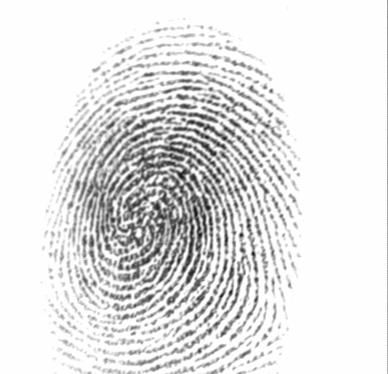
#> input picture DB1_B/108_3.tif, 388 x 374 px, found by its file name
$ python -i testfin.py   (imports and definitions only)   (Python 2 division)   (older library calls are emulated)
#> lines starting #> are read from the running program, lines starting #| are printed output that depends on the picture; after the words box and inside, x2 and y2 are one past the last pixel; in counts of white or black regions, pixels touching at a corner belong together
#############################################################################
# Author - Bibek Behera                                                     #
# Date - Feb, 2014                                                          #
# Place - IIT Bombay                                                        #
# This code is a python version of Peter Kovesi Matlab's code               #
# for finger print image enhancement                                        #
#############################################################################

from __future__ import division
import numpy as np
import matplotlib.pyplot as plt
import matplotlib.image as mpimg
import scipy,time, threading
import scipy.ndimage as ssig
import pylab as pl
import numpy as np
from scipy.io import loadmat,savemat
import os
from PIL import Image
import pdb

def rgb2gray(rgb):
    return np.dot(rgb[...,:3], [0.299, 0.587, 0.144])

# The function takes a grayscale image and the number of
# bins to use in the histogram as input and returns an
# image with equalized histogram together with the cumulative
# distribution function used to do the mapping of pixel values.
# [11 lines left out: function histeq, not called in this run]

def segmented_process(M, blk_size=(16,16), overlap=(0,0), fun=None):
    rows = []
    for i in range(0, M.shape[0], blk_size[0]):
        cols = []
        for j in range(0, M.shape[1], blk_size[1]):
            cols.append(fun(M[i:i+blk_size[0], j:j+blk_size[1]]))
        rows.append(np.concatenate(cols, axis=1))
    return np.concatenate(rows, axis=0)


def normalise (im):
    im = (im - np.mean(im))/np.std(im)
    return im


# RIDGESEGMENT - Normalises fingerprint image and segments ridge region
#
# Function identifies ridge regions of a fingerprint image and returns a
# mask identifying this region.  It also normalises the intesity values of
# the image so that the ridge regions have zero mean, unit standard
# deviation.
#
# This function breaks the image up into blocks of size blksze x blksze and
# evaluates the standard deviation in each region.  If the standard
# deviation is above the threshold it is deemed part of the fingerprint.
# Note that the image is normalised to have zero mean, unit standard
# deviation prior to performing this process so that the threshold you
# specify is relative to a unit standard deviation.
#
# Usage:   [normim, mask, maskind] = ridgesegment(im, blksze, thresh)
#
# Arguments:   im     - Fingerprint image to be segmented.
#              blksze - Block size over which the the standard
#                       deviation is determined (try a value of 16).
#              thresh - Threshold of standard deviation to decide if a
#                       block is a ridge region (Try a value 0.1 - 0.2)
#
# Returns:     normim - Image where the ridge regions are renormalised to
#                       have zero mean, unit standard deviation.
#              mask   - Mask indicating ridge-like regions of the image,
#                       0 for non ridge regions, 1 for ridge regions.
#              maskind - Vector of indices of locations within the mask.
#
# Suggested values for a 500dpi fingerprint image:
#
#   [normim, mask, maskind] = ridgesegment(im, 16, 0.1)
def ridgesegment(im, blksze, thresh):
    R = normalise(im);  # normalise to have zero mean, unit std dev
    passthrough = lambda(x):np.std(x)**np.ones(x.shape);
    stddevim = segmented_process(R, blk_size=(blksze,blksze),
                           overlap=(0,0),
                           fun=passthrough);
    mask = stddevim > thresh;
    maskind = np.nonzero(mask);


# Renormalise image so that the *ridge regions* have zero mean, unit
# standard deviation.

    im = im - np.mean(im.ravel()[maskind[0]])
    normim = im/(np.std(im.ravel()[maskind[0]]) + np.spacing(1))

    return [normim, mask, maskind]


def matlab_style_gauss2D(shape=(3,3),sigma=0.5):
    """
    2D gaussian mask - should give the same result as MATLAB's
    fspecial('gaussian',[shape],[sigma])
    """
    m,n = [(ss-1.)/2. for ss in shape]
    y,x = np.ogrid[-m:m+1,-n:n+1]
    h = np.exp( -(x*x + y*y) / (2.*sigma*sigma) )
    h[ h < np.finfo(h.dtype).eps*h.max() ] = 0
    sumh = h.sum()
    if sumh != 0:
        h /= sumh
    return h

def filter2(x, b):
    [mx,nx] = x.shape
    stencil = np.rot90(b,2)
    [ms,ns] = stencil.shape
    y = ssig.convolve(x,stencil)
    return y


#RIDGEORIENT - Estimates the local orientation of ridges in a fingerprint
#
#Usage:  [orientim, reliability, coherence] = ridgeorientation(im, gradientsigma,...
#                                            blocksigma, ...
#                                            orientsmoothsigma)
#
#Arguments:  im                - A normalised input image.
#            gradientsigma     - Sigma of the derivative of Gaussian
#                                used to compute image gradients.
#            blocksigma        - Sigma of the Gaussian weighting used to
#                                sum the gradient moments.
#            orientsmoothsigma - Sigma of the Gaussian used to smooth
#                                the final orientation vector field.
#                                Optional: if ommitted it defaults to 0
#
#Returns:    orientim          - The orientation image in radians.
#                                Orientation values are +ve clockwise
#                                and give the direction *along* the
#                                ridges.
#            reliability       - Measure of the reliability of the
#                                orientation measure.  This is a value
#                                between 0 and 1. I think a value above
#                                about 0.5 can be considered 'reliable'.
#                                reliability = 1 - Imin./(Imax+.001);
#            coherence         - A measure of the degree to which the local
#                                area is oriented.
#                                coherence = ((Imax-Imin)./(Imax+Imin)).^2;
#
#With a fingerprint image at a 'standard' resolution of 500dpi suggested
#parameter values might be:
#
#   [orientim, reliability] = ridgeorient(im, 1, 3, 3);

def ridgeorient(im, gradientsigma, blocksigma, orientsmoothsigma=0):

    [rows,cols] = im.shape;
    # Calculate image gradients.
    sze = int(6*gradientsigma);
    if (not (sze%2)):
        sze = sze+1;
    f = matlab_style_gauss2D(shape=(sze,sze),sigma=gradientsigma);   # Generate Gaussian filter.
    [fx,fy] = np.gradient(f);                         # Gradient of Gausian.
    Gx = filter2(im, fx.transpose());  # Gradient of the image in x
    Gy = filter2(im, fy.transpose());  # ... and y
    # Estimate the local ridge orientation at each point by finding the
    # principal axis of variation in the image gradients.

    Gxx = Gx**2;      # Covariance data for the image gradients
    Gxy = Gx*Gy;
    Gyy = Gy**2;

    # Now smooth the covariance data to perform a weighted summation of the
    # data.
    sze = int(6*blocksigma);
    if (not sze%2):
        sze = sze+1;
    f = matlab_style_gauss2D(shape=(sze,sze),sigma=blocksigma);
    Gxx = filter2(Gxx, f);
    Gxy = 2*filter2(Gxy, f);
    Gyy = filter2(Gyy, f);

    # Analytic solution of principal direction
    eps = np.spacing(1);
    denom = np.sqrt(Gxy**2 + (Gxx - Gyy)**2) + eps;
    sin2theta = np.divide(Gxy,denom);            # Sine and cosine of doubled angles
    cos2theta = np.divide((Gxx-Gyy),denom);
    if orientsmoothsigma:
        sze = int(6*orientsmoothsigma)
        if (not sze%2):
            sze = sze+1
        f = matlab_style_gauss2D(shape=(sze,sze),sigma=orientsmoothsigma)
        cos2theta = filter2(cos2theta, f) # Smoothed sine and cosine of
        sin2theta = filter2(sin2theta, f) # doubled angles

    orientim = np.pi/2+(np.arctan2(sin2theta,cos2theta))/2

    # Calculate 'reliability' of orientation data.  Here we calculate the
    # area moment of inertia about the orientation axis found (this will
    # be the minimum inertia) and an axis  perpendicular (which will be
    # the maximum inertia).  The reliability measure is given by
    # 1.0-min_inertia/max_inertia.  The reasoning being that if the ratio
    # of the minimum to maximum inertia is close to one we have little
    # orientation information.

    Imin = (Gyy+Gxx)/2 - np.multiply((Gxx-Gyy),cos2theta)/2 - np.multiply(Gxy,sin2theta)/2
    Imax = Gyy+Gxx - Imin

    reliability = 1 - np.divide(Imin,(Imax+.001))
    coherence = (np.divide(Imax-Imin,Imax+Imin+np.spacing(1)))**2

    # Finally mask reliability to exclude regions where the denominator
    # in the orientation calculation above was small.  Here I have set
    # the value to 0.001, adjust this if you feel the need
    reliability = np.multiply ( reliability , denom > .001 )
    return [orientim, reliability]

# PLOTRIDGEORIENT - plot of ridge orientation data
#
# Usage:   plotridgeorient(orient, spacing, im, figno)
#
#        orientim - Ridge orientation image (obtained from RIDGEORIENT)
#        spacing  - Sub-sampling interval to be used in ploting the
#                   orientation data the (Plotting every point is
#                   typically not feasible)
#        im       - Optional fingerprint image in which to overlay the
#                   orientation plot.
#        figno    - Optional figure number for plot
#
# A spacing of about 20 is recommended for a 500dpi fingerprint image
#

# [31 lines left out: function plotridgeorient, not called in this run]


## FREQEST - Estimate fingerprint ridge frequency within image block
##
## Function to estimate the fingerprint ridge frequency within a small block
## of a fingerprint image.  This function is used by RIDGEFREQ
##
## Usage:
##  freqim =  freqest(im, orientim, windsze, minWaveLength, maxWaveLength)
##
## Arguments:
##         im       - Image block to be processed.
##         orientim - Ridge orientation image of image block.
##         windsze  - Window length used to identify peaks. This should be
##                    an odd integer, say 3 or 5.
##         minWaveLength,  maxWaveLength - Minimum and maximum ridge
##                     wavelengths, in pixels, considered acceptable.
##
## Returns:
##         freqim    - An image block the same size as im with all values
##                     set to the estimated ridge spatial frequency.  If a
##                     ridge frequency cannot be found, or cannot be found
##                     within the limits set by min and max Wavlength
##                     freqim is set to zeros.
##
## Suggested parameters for a 500dpi fingerprint image
##   freqim = freqest(im,orientim, 5, 5, 15);


def freqest(im, orientim, windsze, minWaveLength, maxWaveLength):

    debug = 0

    [rows,cols] = im.shape

##     Find mean orientation within the block. This is done by averaging the
##     sines and cosines of the doubled angles before reconstructing the
##     angle again.  This avoids wraparound problems at the origin.
    orientim = 2*orientim.flatten(1)
    cosorient = np.mean(np.cos(orientim))
    sinorient = np.mean(np.sin(orientim))
    orient = np.arctan2(sinorient,cosorient)/2

    # Rotate the image block so that the ridges are vertical
    rotim = ssig.interpolation.rotate(im,orient/np.pi*180+90,mode='nearest') # crop

    # Now crop the image so that the rotated image does not contain any
    # invalid regions.  This prevents the projection down the columns
    # from being mucked up.
    cropsze = int(rows/np.sqrt(2))
    offset = int((rows-cropsze)/2)
    rotim = rotim[offset-1:offset+cropsze, offset-1:offset+cropsze]

    # Sum down the columns to get a projection of the grey values down
    # the ridges.
    proj = rotim.sum(axis=0)

    # Find peaks in projected grey values by performing a greyscale
    # dilation and then finding where the dilation equals the original
    # values.
    s = ssig.generate_binary_structure(1,windsze)
    dilation = ssig.grey_dilation(proj,size=(1,windsze), footprint=s)
    maxpts = (dilation == proj) & (proj > np.mean(proj))
    maxind = np.nonzero(maxpts)

    # Determine the spatial frequency of the ridges by divinding the
    # distance between the 1st and last peaks by the (No of peaks-1). If no
    # peaks are detected, or the wavelength is outside the allowed bounds,
    # the frequency image is set to 0
    if (maxind[0].shape[0] < 2):
        freqim = np.zeros(im.shape)
    else:
        NoOfPeaks = maxind[0].shape[0]
        waveLength = (maxind[0][-1]-maxind[0][0])/(NoOfPeaks-1)
        if (waveLength > minWaveLength) and waveLength < maxWaveLength :
            freqim = 1/waveLength * np.ones(im.shape)
        else:
            freqim = np.zeros(im.shape)
# [9 lines of commented-out code are left out]
    if debug:
        #show(im,1)
        #show(rotim,2);
        figure(3)
        plot(proj)
        hold('on')
        meanproj = mean(proj)
        if max(maxind.shape) < 2:
            fprintf('No peaks found\\n')
        else:
            plot(maxind, dilation[(maxind -1)], 'r*')
            hold('off')
            waveLength = (maxind[-1] - maxind[0]) / (NoOfPeaks - 1)

    return freqim


## RIDGEFREQ - Calculates a ridge frequency image
##
## Function to estimate the fingerprint ridge frequency across a
## fingerprint image. This is done by considering blocks of the image and
## determining a ridgecount within each block by a call to FREQEST.
##
## Usage:
##  [freqim, medianfreq] =  ridgefreq(im, mask, orientim, blksze, windsze, ...
##                                    minWaveLength, maxWaveLength)
##
## Arguments:
##         im       - Image to be processed.
##         mask     - Mask defining ridge regions (obtained from RIDGESEGMENT)
##         orientim - Ridge orientation image (obtained from RIDGORIENT)
##         blksze   - Size of image block to use (say 32)
##         windsze  - Window length used to identify peaks. This should be
##                    an odd integer, say 3 or 5.
##         minWaveLength,  maxWaveLength - Minimum and maximum ridge
##                     wavelengths, in pixels, considered acceptable.
##
## Returns:
##         freqim     - An image  the same size as im with  values set to
##                      the estimated ridge spatial frequency within each
##                      image block.  If a  ridge frequency cannot be
##                      found within a block, or cannot be found within the
##                      limits set by min and max Wavlength freqim is set
##                      to zeros within that block.
##         medianfreq - Median frequency value evaluated over all the
##                      valid regions of the image.
##
## Suggested parameters for a 500dpi fingerprint image
##   [freqim, medianfreq] = ridgefreq(im,orientim, 32, 5, 5, 15);


def ridgefreq(im, mask, orient, blksze, windsze, minWaveLength, maxWaveLength):
    rows, cols = im.shape # nargout=2
    freq = np.zeros(im.shape)
    for r in range(1, (rows - blksze +1), blksze):
        for c in range(1, (cols - blksze +1), blksze):
            blkim = im[(r -1):r + blksze - 1, (c -1):c + blksze - 1]
            blkor = orient[(r -1):r + blksze - 1, (c -1):c + blksze - 1]
            freq[(r -1):r + blksze - 1, (c -1):c + blksze - 1] = freqest(blkim, blkor, windsze, minWaveLength, maxWaveLength)

    # Mask out frequencies calculated for non ridge regions
    freq = freq * mask
    x,y = np.nonzero(freq)
    # Find median freqency over all the valid regions of the image.
    medianfreq = np.median(freq[x,y])
    return freq, medianfreq


# RIDGEFILTER - enhances fingerprint image via oriented filters
#
# Function to enhance fingerprint image via oriented filters
#
# Usage:
#  newim =  ridgefilter(im, orientim, freqim, kx, ky, showfilter)
#
# Arguments:
#         im       - Image to be processed.
#         orientim - Ridge orientation image, obtained from RIDGEORIENT.
#         freqim   - Ridge frequency image, obtained from RIDGEFREQ.
#         kx, ky   - Scale factors specifying the filter sigma relative
#                    to the wavelength of the filter.  This is done so
#                    that the shapes of the filters are invariant to the
#                    scale.  kx controls the sigma in the x direction
#                    which is along the filter, and hence controls the
#                    bandwidth of the filter.  ky controls the sigma
#                    across the filter and hence controls the
#                    orientational selectivity of the filter. A value of
#                    0.5 for both kx and ky is a good starting point.
#         showfilter - An optional flag 0/1.  When set an image of the
#                      largest scale filter is displayed for inspection.
#
# Returns:
#         newim    - The enhanced image
#

# [96 lines left out: function ridgefilter, not called in this run]

def testfin(im):

    # Histogram equalization
    #im2,cdf = histeq(im)

    # Identify ridge-like regions and normalise image
    [normim, mask, maskind] = ridgesegment(im, blksze=16, thresh=0.1)


    # Determine ridge orientations
    [orientim, reliability] = ridgeorient(normim, 1, 5, 5)

    # Determine ridge frequency values across the image
    blksze = 36;
    [freq, medfreq] = ridgefreq(normim, mask, orientim, blksze, 5, 5, 15);


    # Actually I find the median frequency value used across the whole
    # fingerprint gives a more satisfactory result...
    freq = medfreq*mask;


    # Now apply filters to enhance the ridge pattern
    newim = ridgefilter(normim, orientim, freq, 0.5, 0.5, 1);


    # Binarise, ridge/valley threshold is 0
    binim = newim > 0;

    #return [im2, normim, reliability, orientim, freq, newim, binim, mask]
    return [newim, binim, mask, reliability, orientim]

def main():

    im = plt.imread("DB1_B\\108_3.tif")
#> im is the input picture: shape (374, 388); min 20, max 254, mean 226.3

    [im2, normim, reliability, orientim, freq, newim, binim, mask] = testfin(im)
#> after the loop in segmented_process, `for i in range(0, M.shape[0], blk_size[0]):`: rows = 24 items
#> in ridgesegment, `mask = stddevim > thresh;`:
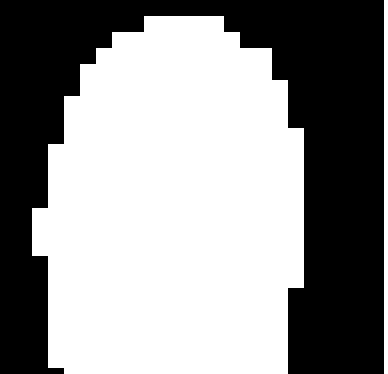
#> mask: shape (374, 388) bool; 57.4% white; 1 black region, box (x1, y1, x2, y2) and area: (0, 0, 384, 374) 61888
#> in ridgesegment, `maskind = np.nonzero(mask);`: maskind = 83224 positions, rows 0 to 373, columns 32 to 387
#> in matlab_style_gauss2D, `y,x = np.ogrid[-m:m+1,-n:n+1]`: y = [-3, -2, -1, 0, 1, 2, 3]
#> in matlab_style_gauss2D, `sumh = h.sum()`: sumh = 6.28
#> in ridgeorient, `Gyy = Gy**2;`:
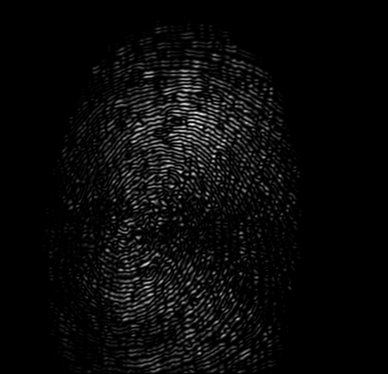
#> Gyy: shape (374, 388) float64; min 0, max 7e+34, mean 2.75e+33; drawn with min black and max white
#> in filter2 (call 5), `y = ssig.convolve(x,stencil)`:
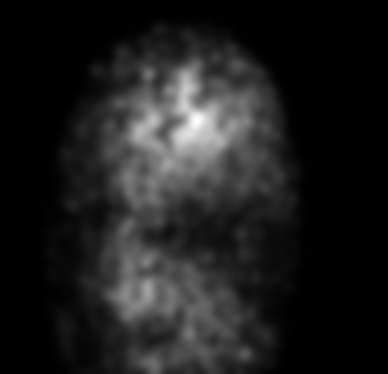
#> y: shape (374, 388) float64; min 0, max 2.3e+34, mean 2.75e+33; drawn with min black and max white
#> in ridgeorient, `eps = np.spacing(1);`: eps = 2.22e-16
#> in filter2 (call 7), `y = ssig.convolve(x,stencil)`:
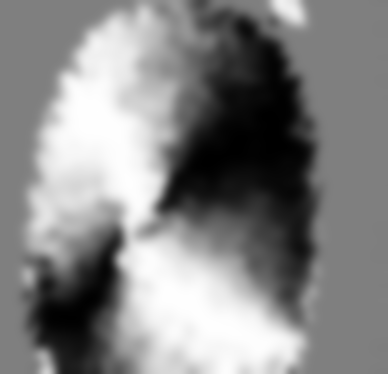
#> y: shape (374, 388) float64; min -0.997, max 0.998, mean 0.0453; drawn with min black and max white
#> in ridgeorient, `orientim = np.pi/2+(np.arctan2(sin2theta,cos2theta))/2`:
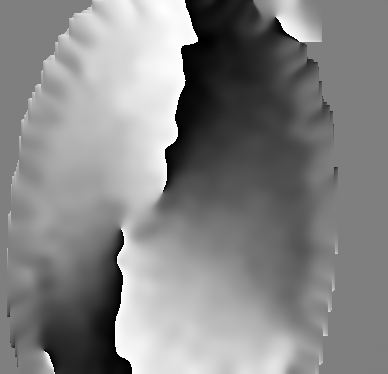
#> orientim: shape (374, 388) float64; min 1.86e-05, max 3.14, mean 1.64; drawn with min black and max white
#> in ridgeorient, `coherence = (np.divide(Imax-Imin,Imax+Imin+np.spacing(1)))**2`:
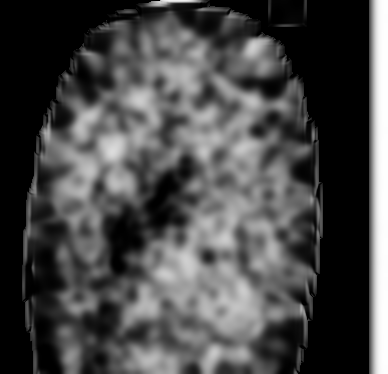
#> coherence: shape (374, 388) float64; min 0, max 0.999, mean 0.286
#> in ridgeorient, `reliability = np.multiply ( reliability , denom > .001 )`:
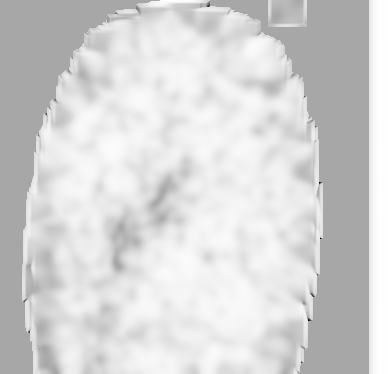
#> reliability: shape (374, 388) float64; min -1.92, max 1, mean 0.522; drawn with min black and max white

    plt.imshow(im, cmap = plt.get_cmap("gray"))
    plt.title('Original image')
    plt.draw()
    time.sleep(2)

    plt.imshow(im2, cmap = plt.get_cmap("gray"))
    plt.title('Original image after histogram equalization')
    plt.draw()
    time.sleep(2)

    plt.imshow(normim, cmap = plt.get_cmap("gray"))
    plt.title('normalized image')
    plt.draw()
    time.sleep(2)

    plotridgeorient(orientim, 20, im, 2)
    plt.clf()
    time.sleep(2)

    plt.imshow(reliability, cmap = plt.get_cmap("gray"))
    plt.title('reliability')
    plt.draw()
    time.sleep(2)

    plt.imshow(freq, cmap = plt.get_cmap("gray"))
    plt.title('frequency image')
    plt.draw()
    time.sleep(2)

    plt.imshow(newim, cmap = plt.get_cmap("gray"))
    plt.title('image after applying gabor filter')
    plt.draw()
    time.sleep(2)

    plt.imshow(binim, cmap = plt.get_cmap("gray"))
    plt.title('binarised image')
    plt.draw()
    time.sleep(2)

    # Display binary image for where the mask values are one and where
    # the orientation reliability is greater than 0.5
    #plt.figure(7)
    plt.imshow(binim*mask*(reliability>0.5), cmap = plt.get_cmap("gray"))
    plt.title('final image')
    plt.draw()


# [8 lines of commented-out code are left out]


#> (the run stopped early here; a loop or call above may not have finished)

$ run again, with DB1_B/101_1.tif copied over DB1_B/108_3.tif
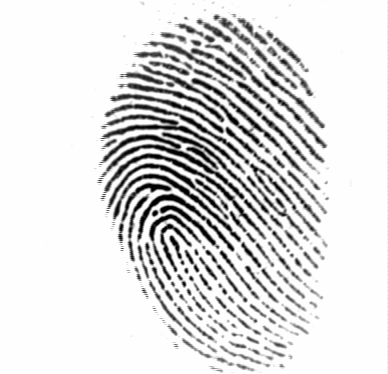
#> input picture DB1_B/101_1.tif, 388 x 374 px, found by its file name
#> in main, im is the input picture: shape (374, 388); min 1, max 254, mean 220.7
#> after the loop in segmented_process, `for i in range(0, M.shape[0], blk_size[0]):`: rows = 24 items
#> in ridgesegment, `mask = stddevim > thresh;`:
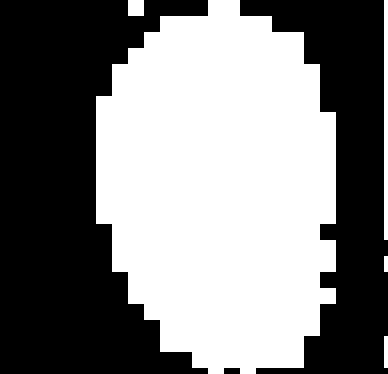
#> mask: shape (374, 388) bool; 50.1% white; 3 black regions, box (x1, y1, x2, y2) and area: (0, 0, 208, 374) 47072, (240, 0, 388, 374) 25176, (224, 368, 240, 374) 96
#> in ridgesegment, `maskind = np.nonzero(mask);`: maskind = 72768 positions, rows 0 to 373, columns 96 to 387
#> in matlab_style_gauss2D, `y,x = np.ogrid[-m:m+1,-n:n+1]`: y = [-3, -2, -1, 0, 1, 2, 3]
#> sumh = 6.28
#> eps = 2.22e-16
#> in ridgeorient, `reliability = np.multiply ( reliability , denom > .001 )`:
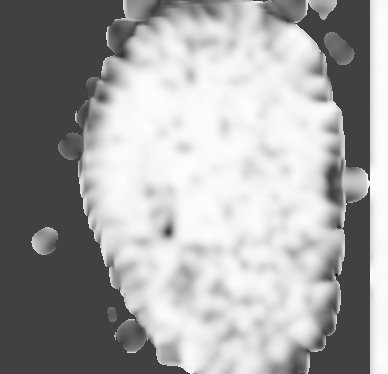
#> reliability: shape (374, 388) float64; min -0.346, max 0.996, mean 0.518; drawn with min black and max white
#> freq: shape (374, 388) float64; every value is 0
